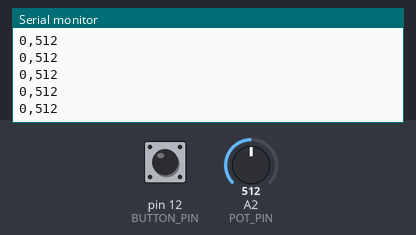
Recording of a sketch running on a simulated Arduino Uno, built with avr-gcc and run on an emulated ATmega328P. On the bench: the last lines printed to the serial monitor. The inputs (shaded band) are chosen by the test bench; at power-on: A2 (POT_PIN) = 512, pin 12 (BUTTON_PIN) LOW.

Above: at 1.2 s.
1.3 s: A2 (POT_PIN) set to 716
At 1.31 s:
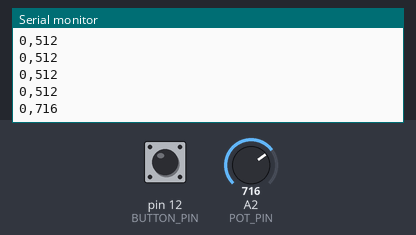
2.8 s: pin 12 (BUTTON_PIN) pulled HIGH for 0.15 s
At 2.82 s:
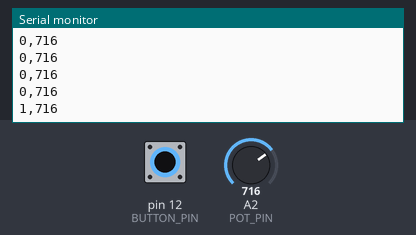
4.4 s: A2 (POT_PIN) set to 900
At 4.42 s:
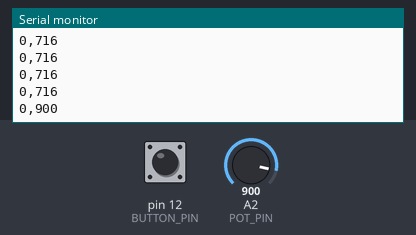
5.9 s: pin 12 (BUTTON_PIN) pulled HIGH for 1 s
At 5.93 s:
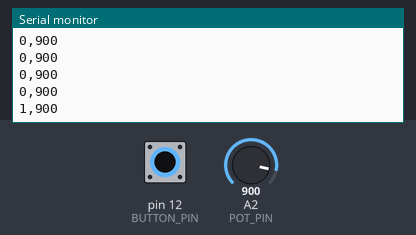
Timing chart, 0 to 8.9 s (numbered marks = the images above; inputs shaded):
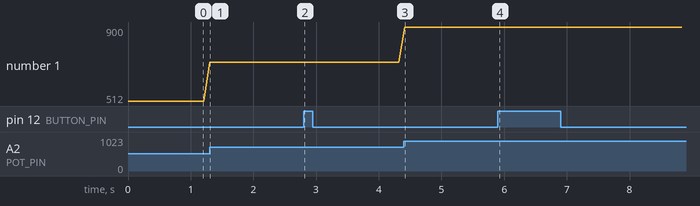

Measured:
- after the input at 1.3 s, the serial monitor: prints a new line at once (image 1)
- after the input at 2.8 s, the serial monitor: prints a new line at once (image 2)
- after the input at 4.4 s, the serial monitor: prints a new line at once (image 3)
- after the input at 5.9 s, the serial monitor: prints a new line at once (image 4)
- plotted number 1: 512 → 716 after the input at 1.3 s, 716 → 900 after the input at 4.4 s

The sketch:

new.ino
```cpp
#define POT_PIN A2
#define BUTTON_PIN 12
int trim_value = 0;
bool button_value = 0;
void setup() {
  pinMode(POT_PIN, INPUT);
  pinMode(BUTTON_PIN, INPUT);
  Serial.begin(9600);
  while(!Serial);

  //  Serial.println("start: ");
  // put your setup code here, to run once:

}

void loop() {
  // put your main code here, to run repeatedly:
  trim_value = analogRead(POT_PIN);
  button_value = digitalRead(BUTTON_PIN);
  Serial.print(button_value);
  Serial.print(',');
  Serial.println(trim_value);
  delay(100);
}
```
